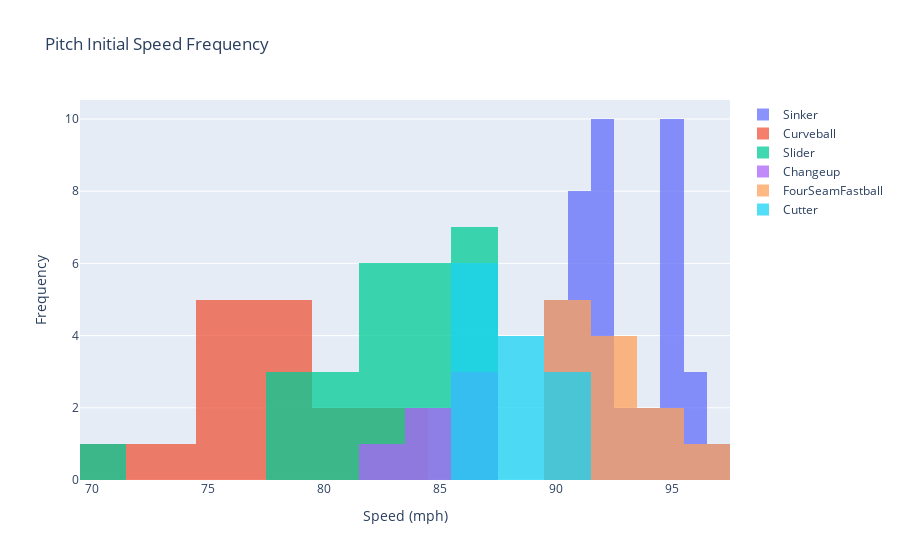

The notebook cell saved with this chart:
### Code cell
# Overlay
fig = go.Figure()
for i in range(len(pitch_type_types)):
    fig.add_trace(go.Histogram(x=pitch_speed[i], name=pitch_type_types[i]))

# Overlay both histograms
fig.update_layout(barmode='overlay', title_text='Pitch Initial Speed Frequency')
fig.update_xaxes(title_text="Speed (mph)")
fig.update_yaxes(title_text="Frequency")

# Reduce opacity to see both histograms
fig.update_traces(opacity=0.75)
fig.show()

### Figure 1 — Plotly figure (JSON) as saved in the notebook; plotly's stock layout.template omitted (floating-point values rounded to 4 significant figures)
{"data": [{"name": "Sinker", "opacity": 0.75, "type": "histogram", "x": [95, 93, 95, 90, 96, 92, 92, 95, 94, 97, 91, 90, 96, 91, 91, 90, 93, 95, 95, 95, 96, 91, 92, 92, 95, 92, 92, 92, 95, 90, 94, 95, 91, 92, 91, 91, 92, 91, 95, 90, 92]}, {"name": "Curveball", "opacity": 0.75, "type": "histogram", "x": [71, 79, 77, 77, 80, 80, 78, 77]}, {"name": "Slider", "opacity": 0.75, "type": "histogram", "x": [83, 80, 86, 82, 86, 71, 80, 79, 84, 80, 84, 87, 85, 83, 87, 79, 83, 84, 82, 84, 86, 79, 82, 86, 86, 85]}, {"name": "Changeup", "opacity": 0.75, "type": "histogram", "x": [86, 83, 84, 86, 86, 84]}, {"name": "FourSeamFastball", "opacity": 0.75, "type": "histogram", "x": [93, 93, 90, 97, 92, 91, 93, 91, 91, 94, 94, 91]}, {"name": "Cutter", "opacity": 0.75, "type": "histogram", "x": [88, 87, 90, 90, 90, 86, 87, 87, 89, 86, 89, 86, 88]}], "layout": {"barmode": "overlay", "title": {"text": "Pitch Initial Speed Frequency"}, "xaxis": {"title": {"text": "Speed (mph)"}}, "yaxis": {"title": {"text": "Frequency"}}}}
